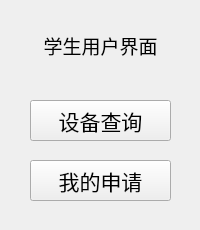
<?xml version="1.0" encoding="UTF-8"?>
<ui version="4.0">
 <class>Form</class>
 <widget class="QWidget" name="Form">
  <property name="geometry">
   <rect>
    <x>0</x>
    <y>0</y>
    <width>200</width>
    <height>230</height>
   </rect>
  </property>
  <property name="windowTitle">
   <string>Form</string>
  </property>
  <widget class="QPushButton" name="pushButton">
   <property name="geometry">
    <rect>
     <x>30</x>
     <y>160</y>
     <width>141</width>
     <height>41</height>
    </rect>
   </property>
   <property name="font">
    <font>
     <family>Adobe 仿宋 Std R</family>
     <pointsize>16</pointsize>
    </font>
   </property>
   <property name="text">
    <string>我的申请</string>
   </property>
  </widget>
  <widget class="QPushButton" name="pushButton_2">
   <property name="geometry">
    <rect>
     <x>30</x>
     <y>100</y>
     <width>141</width>
     <height>41</height>
    </rect>
   </property>
   <property name="font">
    <font>
     <family>Adobe 仿宋 Std R</family>
     <pointsize>16</pointsize>
    </font>
   </property>
   <property name="text">
    <string>设备查询</string>
   </property>
  </widget>
  <widget class="QLabel" name="label">
   <property name="geometry">
    <rect>
     <x>30</x>
     <y>20</y>
     <width>141</width>
     <height>51</height>
    </rect>
   </property>
   <property name="font">
    <font>
     <family>Adobe 楷体 Std R</family>
     <pointsize>14</pointsize>
    </font>
   </property>
   <property name="text">
    <string>学生用户界面</string>
   </property>
   <property name="alignment">
    <set>Qt::AlignCenter</set>
   </property>
  </widget>
 </widget>
 <resources/>
 <connections/>
</ui>
